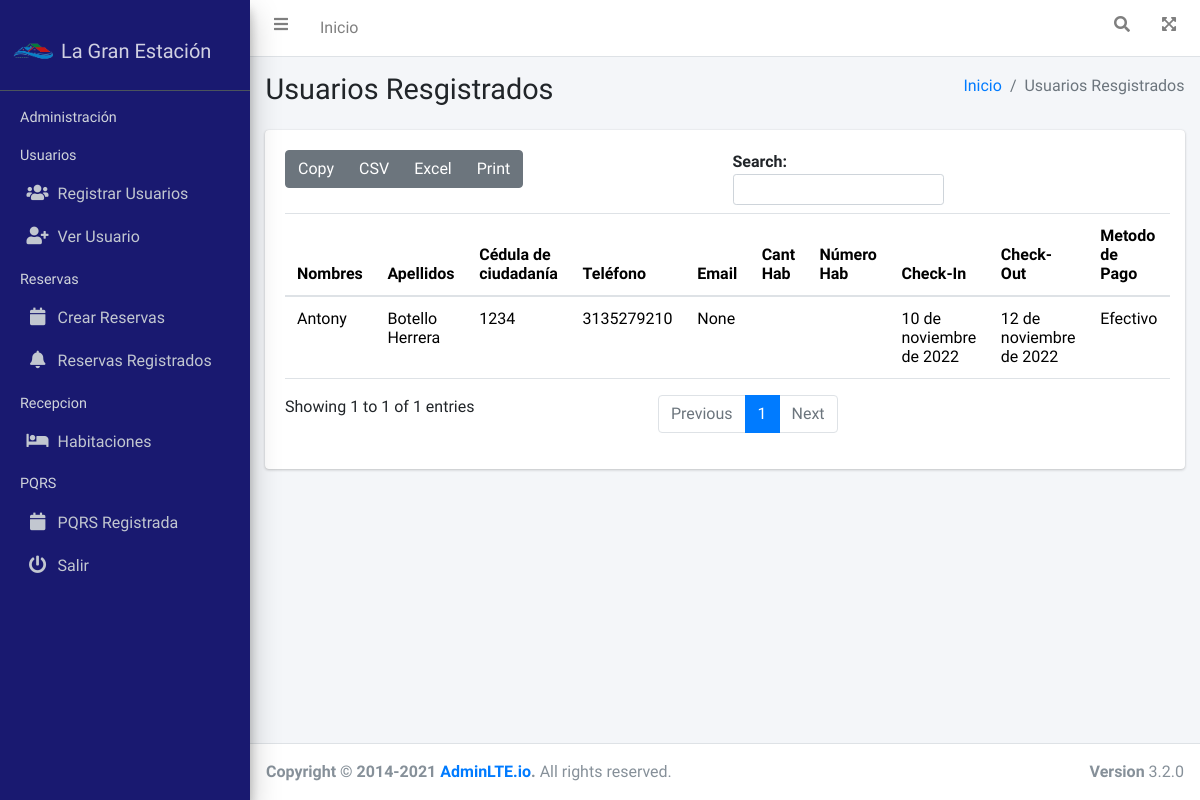
/reser/, run on the app's committed database.
### reserva/models.py (models this page shows, shortened)
class Reserva(models.Model):
    nombres=models.CharField(max_length=45, verbose_name="Nombres", blank=True)
    apellidos=models.CharField(max_length=45, verbose_name="Apellidos", blank=True)
    numeroDocumento=models.CharField(max_length=45, verbose_name="Cédula de Ciudadanía", blank=True)
    telefono=models.CharField(max_length=15, verbose_name="Teléfono", blank=True)
    correo = models.EmailField(verbose_name='Correo electrónico', null=True, blank=True)
    fechaIngreso=models.DateField(verbose_name="Check-In", help_text=u"MM/DA/AAAA",null=True, blank=True)
    fechaSalida=models.DateField(verbose_name="Check-Out", help_text=u"MM/DA/AAAA",null=True,  blank=True)
    valorReserva=models.BigIntegerField(validators=[MinValueValidator(0)], verbose_name="Valor Reserva",null=True,  blank=True)
    class metodoPago(models.TextChoices):
        Efectivo='Efectivo', _('Efectivo')
        TransferenciaBancaria='Transferencia Bancaria', _('Transferencia Bancaria')
    metodoPago=models.CharField(max_length=30, choices=metodoPago.choices, default=metodoPago.Efectivo, verbose_name="Método de Pago")
    class Estado(models.TextChoices):
        ACTIVO='1', _('Activo')
        INACTIVO='0', _('Inactivo')
    estado=models.CharField(max_length=1, choices=Estado.choices, default=Estado.ACTIVO, verbose_name="Estado")

### reserva/views.py (the view)
# urls.py: path('reser/',include('reserva.urls')),
def reserva(request):
    titulo = "Usuarios Resgistrados"
    reserva = Reserva.objects.all()
    context = {
        'titulo': titulo,
        'reserva': reserva
    }
    return render(request, 'reserva/usuario-registrado.html', context)

### General/templates/reserva/usuario-registrado.html (shortened to what this page needs)
{% extends 'partials/bodyAdmin.html' %}
{% load static %}
{% block contenido %}
<div class="container">
    <div class="card">
        <div class="card-body">
        <div id="example1_wrapper" class="dataTables_wrapper dt-bootstrap4">
            <table id="tabla-general" class="table">
                <thead>
                    <tr>
                    <th scope="col">Nombres</th>
                    <th scope="col">Apellidos</th>
                    <th scope="col">Cédula de ciudadanía</th>
                    <th scope="col">Teléfono</th>
                    <th scope="col">Email</th>
                    <th scope="col">Cant Hab</th>
                    <th scope="col">Número Hab</th>
                    <th scope="col">Check-In</th>
                    <th scope="col">Check-Out</th>
                    <th scope="col">Metodo de Pago</th>
                </thead>
                <tbody>
                    {% for reserva in reserva  %}
                    <tr>
                        <td>{{reserva.nombres}}</td>
                        <td>{{reserva.apellidos}}</td>
                        <td>{{reserva.numeroDocumento}}</td>
                        <td>{{reserva.telefono}}</td>
                        <td>{{reserva.correo}}</td>
                        <td>{{reserva.cantidadHabitaciones}}</td>
                        <td>{{reserva.numeroHuespedes}}</td>
                        <td>{{reserva.fechaIngreso}}</td>
                        <td>{{reserva.fechaSalida}}</td>
                        <td>{{reserva.metodoPago}}</td>
                    </tr>
                    {% endfor %}
                </tbody>
            </table>
        </div>
        </div>
    </div>
</div>
{% endblock contenido %}

### data on the page
Reserva: nombres "Antony", apellidos "Botello Herrera", numeroDocumento "1234", telefono "3135279210", correo "None", fechaIngreso "10 de noviembre de 2022", fechaSalida "12 de noviembre de 2022", metodoPago "Efectivo"

### other printed values
{{ titulo }} "Usuarios Resgistrados"
